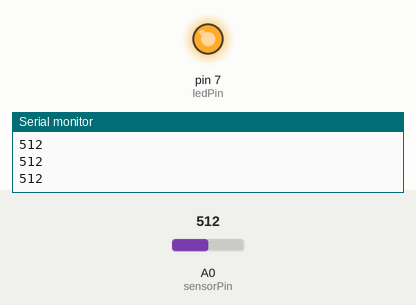
This sketch was run on a simulated Arduino Uno, built with avr-gcc and run on an emulated ATmega328P. On the bench: output pins drawn as LEDs (lit = HIGH), the last lines printed to the serial monitor. The inputs (shaded band) are chosen by the test bench; at power-on: A0 (sensorPin) = 512.

Above: at 1.3 s.
1.4 s: A0 (sensorPin) set to 162
2.9 s: A0 (sensorPin) set to 139
At 4.0 s:
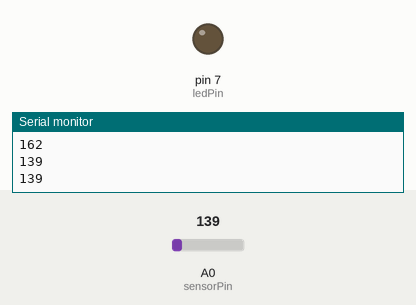
4.5 s: A0 (sensorPin) set to 160
At 5.2 s:
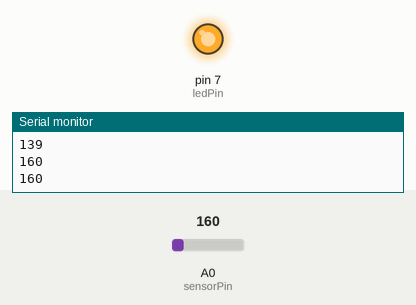
6.0 s: A0 (sensorPin) set to 140
At 6.4 s:
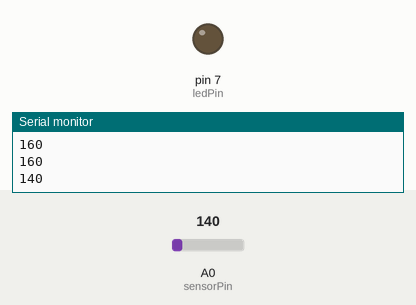
Timing chart, 0 to 8.5 s (numbered marks = the images above; inputs shaded):
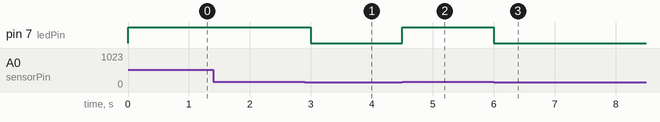

The sketch:

water_sensor.ino
```cpp
int sensorPin = A0;
int ledPin = 7;

void setup() {
  pinMode(ledPin, OUTPUT);
  Serial.begin(9600);
}

void loop() {
  int moisture = analogRead(sensorPin);
  Serial.println(moisture);

  if (moisture > 150) {
    digitalWrite(ledPin, HIGH);
  } else {
    digitalWrite(ledPin, LOW);
  }

  delay(500);
}
```

Measured:
- the behaviour switches between 151 and 150 on A0 (sensorPin) (found by bisection; images 0 and 1)
- after the input at 2.9 s, pin 7 (ledPin): HIGH → LOW after 0.10 s
- after the input at 4.5 s, pin 7 (ledPin): LOW → HIGH at once
- after the input at 6.0 s, pin 7 (ledPin): HIGH → LOW at once
